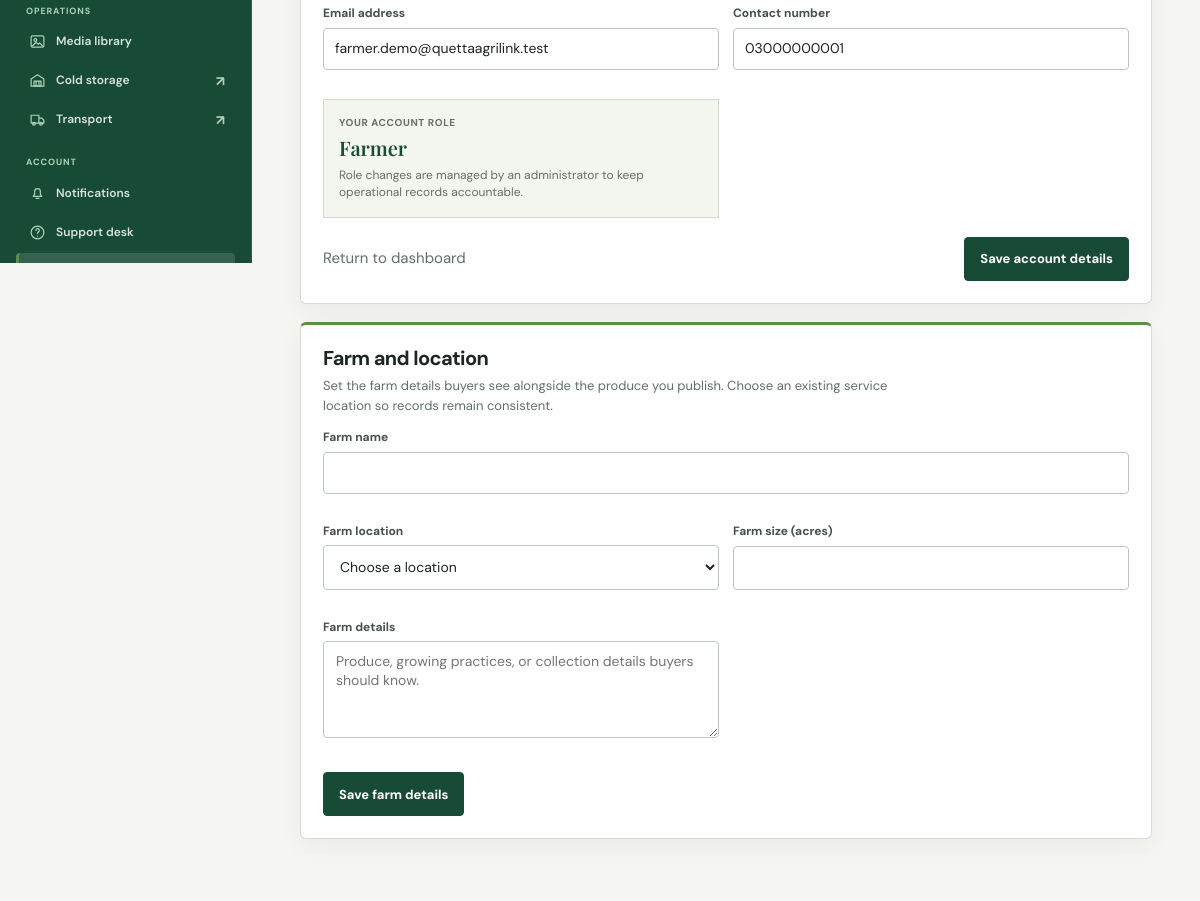
The app's page /account/profile.php (signed in, middle part), older data.
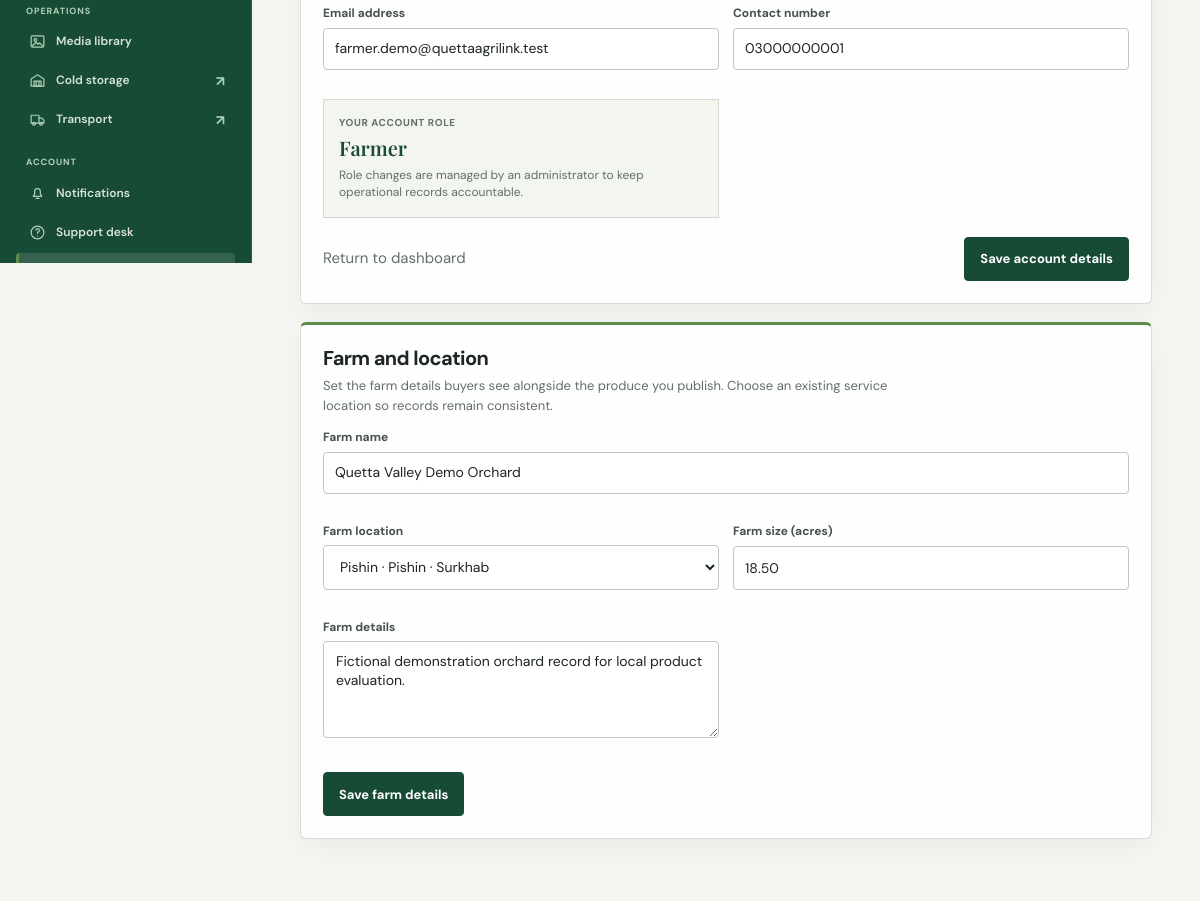
The same page, newer data.
### tables this page shows
CREATE TABLE farmer_profiles (
    id BIGINT UNSIGNED AUTO_INCREMENT PRIMARY KEY,
    user_id BIGINT UNSIGNED NOT NULL UNIQUE,
    farm_name VARCHAR(160) NULL,
    farm_location_id BIGINT UNSIGNED NULL,
    farm_size_acres DECIMAL(10,2) NULL,
    bio TEXT NULL,
    verified_at DATETIME NULL,
    created_at TIMESTAMP NOT NULL DEFAULT CURRENT_TIMESTAMP,
    updated_at TIMESTAMP NOT NULL DEFAULT CURRENT_TIMESTAMP ON UPDATE CURRENT_TIMESTAMP,
    CONSTRAINT fk_farmer_user FOREIGN KEY (user_id) REFERENCES users(id) ON DELETE CASCADE,
    CONSTRAINT fk_farmer_location FOREIGN KEY (farm_location_id) REFERENCES locations(id) ON DELETE SET NULL
);

CREATE TABLE locations (
    id BIGINT UNSIGNED AUTO_INCREMENT PRIMARY KEY,
    province VARCHAR(100) NOT NULL DEFAULT 'Balochistan',
    district VARCHAR(100) NOT NULL,
    tehsil VARCHAR(100) NULL,
    area VARCHAR(150) NULL,
    address_line VARCHAR(255) NULL,
    latitude DECIMAL(10,7) NULL,
    longitude DECIMAL(10,7) NULL,
    created_at TIMESTAMP NOT NULL DEFAULT CURRENT_TIMESTAMP,
    updated_at TIMESTAMP NOT NULL DEFAULT CURRENT_TIMESTAMP ON UPDATE CURRENT_TIMESTAMP,
    INDEX idx_locations_district (district),
    INDEX idx_locations_coordinates (latitude, longitude)
);

### includes/functions.php (called while the page is built, shortened)
<?php
function e(?string $value): string
{
    return htmlspecialchars((string) $value, ENT_QUOTES | ENT_SUBSTITUTE, 'UTF-8');
}
function role_profile_locations(): array
{
    return fetch_all('SELECT id, province, district, tehsil, area FROM locations ORDER BY province ASC, district ASC, tehsil ASC, area ASC');
}
function role_business_profile(int $userId, string $role): ?array
{
    return match ($role) {
        'farmer' => fetch_one('SELECT farm_name, farm_location_id AS location_id, farm_size_acres, bio FROM farmer_profiles WHERE user_id = :user_id LIMIT 1', ['user_id' => $userId]),
        'buyer' => fetch_one('SELECT business_name, business_type, location_id, tax_reference, bio FROM buyer_profiles WHERE user_id = :user_id LIMIT 1', ['user_id' => $userId]),
        default => null,
    };
}
function current_user(): ?array
{
    static $userLoaded = false;
    static $user = null;
    if ($userLoaded) {
        return $user;
    }
    $userLoaded = true;
    $userId = (int) ($_SESSION['user_id'] ?? 0);
    $user = fetch_one(
        'SELECT u.id, u.full_name, u.email, u.phone, u.status, r.slug AS role_slug, r.name AS role_name FROM users u JOIN roles r ON r.id = u.role_id WHERE u.id = :id LIMIT 1',
        ['id' => $userId]
    );
    return $user;
}
function require_login(): array
{
    $user = current_user();
    return $user;
}

### includes/database.php (called while the page is built, shortened)
<?php
function db(): PDO
{
    static $connection = null;
    if ($connection instanceof PDO) {
        return $connection;
    }
    $dsn = sprintf('mysql:host=%s;port=%s;dbname=%s;charset=utf8mb4', DB_HOST, DB_PORT, DB_NAME);
    try {
        $connection = new PDO($dsn, DB_USER, DB_PASS, [
            PDO::ATTR_ERRMODE => PDO::ERRMODE_EXCEPTION,
            PDO::ATTR_DEFAULT_FETCH_MODE => PDO::FETCH_ASSOC,
            PDO::ATTR_EMULATE_PREPARES => false,
        ]);
    } catch (PDOException $exception) {
        error_log('Quetta AgriLink database connection failed: ' . $exception->getMessage());
        http_response_code(500);
        exit(APP_ENV === 'development'
            ? 'Database connection could not be established. Check config/config.php and import database/quetta_agrilink.sql.'
            : 'A service error occurred. Please try again shortly.');
    }
    return $connection;
}
function fetch_one(string $sql, array $params = []): ?array
{
    $statement = db()->prepare($sql);
    $statement->execute($params);
    $result = $statement->fetch();
    return $result === false ? null : $result;
}
function fetch_all(string $sql, array $params = []): array
{
    $statement = db()->prepare($sql);
    $statement->execute($params);
    return $statement->fetchAll();
}

### account/profile.php (the view, shortened to what the changed rows need)
<?php
require_once __DIR__ . '/../includes/workspace.php';
$user = require_login();
$roleValues = [];
$user = current_user() ?? $user;
$locations = in_array($user['role_slug'], ['farmer', 'buyer'], true) ? role_profile_locations() : [];
$roleProfile = role_business_profile((int) $user['id'], $user['role_slug']) ?? [];
$roleForm = $roleValues + $roleProfile;
$locationLabel = static fn (array $location): string => implode(' · ', array_filter([$location['district'] ?? '', $location['tehsil'] ?? '', $location['area'] ?? '']));
?>
<?php if ($user['role_slug'] === 'farmer'): ?><section class="workspace-section profile-section"><div class="workspace-section-header"><div><h2>Farm and location</h2><p>Set the farm details buyers see alongside the produce you publish. Choose an existing service location so records remain consistent.</p></div></div><form method="post" class="form-grid profile-form" novalidate><input type="hidden" name="_csrf" value="<?= e(csrf_token()) ?>"><input type="hidden" name="profile_action" value="farmer_business"><div class="form-field"><label for="farm_name">Farm name</label><input id="farm_name" name="farm_name" maxlength="160" required value="<?= e((string) ($roleForm['farm_name'] ?? '')) ?>"><?php if (isset($roleErrors['farm_name'])): ?><small class="field-error"><?= e($roleErrors['farm_name']) ?></small><?php endif; ?></div><div class="form-field"><label for="farm_location_id">Farm location</label><select id="farm_location_id" name="farm_location_id" required><option value="">Choose a location</option><?php foreach ($locations as $location): ?><option value="<?= (int) $location['id'] ?>" <?= (int) ($roleForm['location_id'] ?? 0) === (int) $location['id'] ? 'selected' : '' ?>><?= e($locationLabel($location)) ?></option><?php endforeach; ?></select><?php if (isset($roleErrors['farm_location_id'])): ?><small class="field-error"><?= e($roleErrors['farm_location_id']) ?></small><?php endif; ?></div><div class="form-field"><label for="farm_size_acres">Farm size (acres)</label><input id="farm_size_acres" name="farm_size_acres" type="number" min="0.01" max="100000" step="0.01" value="<?= e((string) ($roleForm['farm_size_acres'] ?? '')) ?>"><?php if (isset($roleErrors['farm_size_acres'])): ?><small class="field-error"><?= e($roleErrors['farm_size_acres']) ?></small><?php endif; ?></div><div class="form-field"><label for="farm_bio">Farm details</label><textarea id="farm_bio" name="farm_bio" maxlength="1000" rows="4" placeholder="Produce, growing practices, or collection details buyers should know."><?= e((string) ($roleForm['bio'] ?? '')) ?></textarea></div><div class="form-actions"><button class="button button-primary" type="submit">Save farm details</button></div></form></section><?php endif; ?>

Row changes from the older to the newer data that the page shows:
added farmer_profiles: farm_name "Quetta Valley Demo Orchard", farm_location_id "Pishin · Pishin · Surkhab", farm_size_acres "18.50", farm_bio "Fictional demonstration orchard record for local product evaluation."
Text that changed along with them:
form field farm_location_id: "Choose a location" → (not shown)
